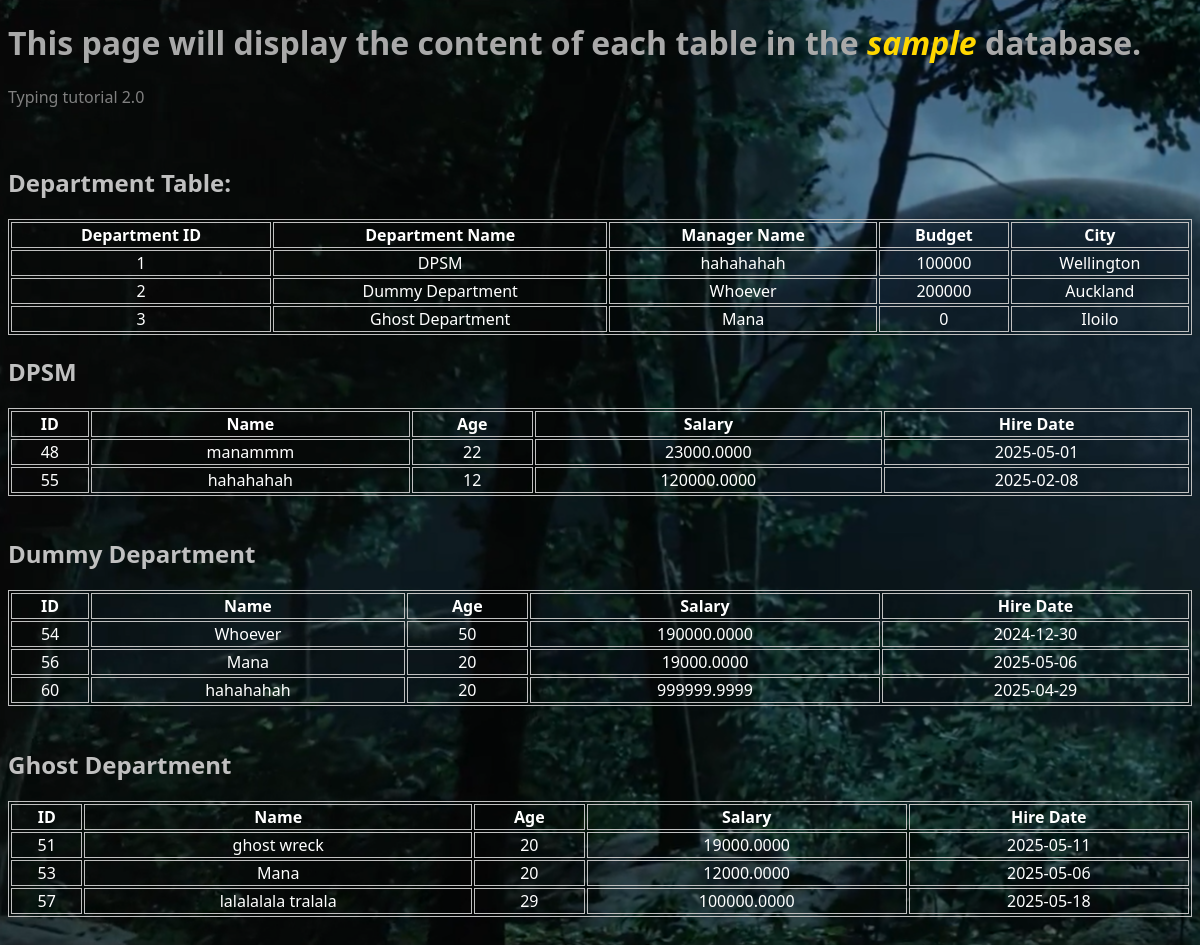
Page /employees.php on the committed database.
### tables this page shows
CREATE TABLE `department` (
  `DeptID` int(11) NOT NULL,
  `DeptName` text NOT NULL,
  `MgrEmpID` int(11) NOT NULL,
  `Budget` decimal(10,0) NOT NULL,
  `DeptCity` text NOT NULL
);

CREATE TABLE `employee` (
  `EmpID` int(11) NOT NULL,
  `EmpName` text NOT NULL,
  `Age` int(11) NOT NULL,
  `Salary` decimal(10,4) NOT NULL,
  `HireDate` date NOT NULL
);

### dept_employee.php (the view, shortened to what this page needs)
<?php
include 'DBConnector.php';
$sql = "SELECT DeptID, DeptName FROM department";
$result = $conn->query($sql);
if ($result->num_rows > 0) {
    while ($row = $result->fetch_assoc()) {
        $deptID = $row['DeptID'];
        $deptName = $row['DeptName'];
        echo "<h2 style='color: silver;'>$deptName</h2>";
        echo "<table style='width:100%'>
                <tr>
                    <th>ID</th>
                    <th>Name</th>
                    <th>Age</th>
                    <th>Salary</th>
                    <th>Hire Date</th>
                </tr>";
        $emp_sql = "
            SELECT e.EmpID, e.EmpName, e.Age, e.Salary, e.HireDate
            FROM employee e
            JOIN work w ON e.EmpID = w.EmpID
            WHERE w.DeptID = ?";
        $stmt = $conn->prepare($emp_sql);
        $stmt->bind_param("i", $deptID);
        $stmt->execute();
        $emp_result = $stmt->get_result();
        if ($emp_result->num_rows > 0) {
            while ($row = $emp_result->fetch_assoc()) {
                echo "<tr>".
                    "<td align='center'>".$row['EmpID']."</td>".
                    "<td align='center'>".$row['EmpName']."</td>".
                    "<td align='center'>".$row['Age']."</td>".
                    "<td align='center'>".$row['Salary']."</td>".
                    "<td align='center'>".$row['HireDate']."</td>".
                    "</tr>";
            }
        }
        echo "</table><br>";
    }
} else {
    echo "<p>No departments found.</p>";
}
?>

### department.php (shortened to what this page needs)
<?php
include 'DBConnector.php';
$sql = "SELECT * FROM department";
$result = $conn ->query($sql);
if ($result->num_rows >0) {
    while ($row = $result->fetch_assoc()) {
        $mgrID = $row["MgrEmpID"];
        $sql_get_ManagerName = "SELECT EmpName FROM employee WHERE EmpID='$mgrID'";
        $mgrName = $conn->query($sql_get_ManagerName)->fetch_assoc();
        echo "<tr>".
            "<td align = 'center'>".$row["DeptID"]."</td>".
            "<td align = 'center'>".$row["DeptName"]."</td>".
            "<td align = 'center'>".$mgrName['EmpName']."</td>".
            "<td align = 'center'>".$row["Budget"]."</td>".
            "<td align = 'center'>".$row["DeptCity"]."</td>".
            "</tr>";
    }
} else {
    echo "0 results";
}
?>

### employees.php (style rules this page uses)
body { font-family: Calibri, Candara, Segoe, Segoe UI, Optima, Arial, sans-serif; background-image: url('background.png'); background-repeat: no-repeat; background-size: cover; color: white; }
table, th, td { border: 1px solid silver; }

### rows in the picture
department: DeptID "1", DeptName "DPSM", employee.EmpName "hahahahah", Budget "100000", DeptCity "Wellington"
department: DeptID "2", DeptName "Dummy Department", employee.EmpName "Whoever", Budget "200000", DeptCity "Auckland"
department: DeptID "3", DeptName "Ghost Department", employee.EmpName "Mana", Budget "0", DeptCity "Iloilo"
employee: EmpID "48", EmpName "manammm", Age "22", Salary "23000.0000", HireDate "2025-05-01"
employee: EmpID "55", EmpName "hahahahah", Age "12", Salary "120000.0000", HireDate "2025-02-08"
employee: EmpID "54", EmpName "Whoever", Age "50", Salary "190000.0000", HireDate "2024-12-30"
employee: EmpID "56", EmpName "Mana", Age "20", Salary "19000.0000", HireDate "2025-05-06"
employee: EmpID "60", EmpName "hahahahah", Age "20", Salary "999999.9999", HireDate "2025-04-29"
employee: EmpID "51", EmpName "ghost wreck", Age "20", Salary "19000.0000", HireDate "2025-05-11"
employee: EmpID "53", EmpName "Mana", Age "20", Salary "12000.0000", HireDate "2025-05-06"
employee: EmpID "57", EmpName "lalalalala tralala", Age "29", Salary "100000.0000", HireDate "2025-05-18"
